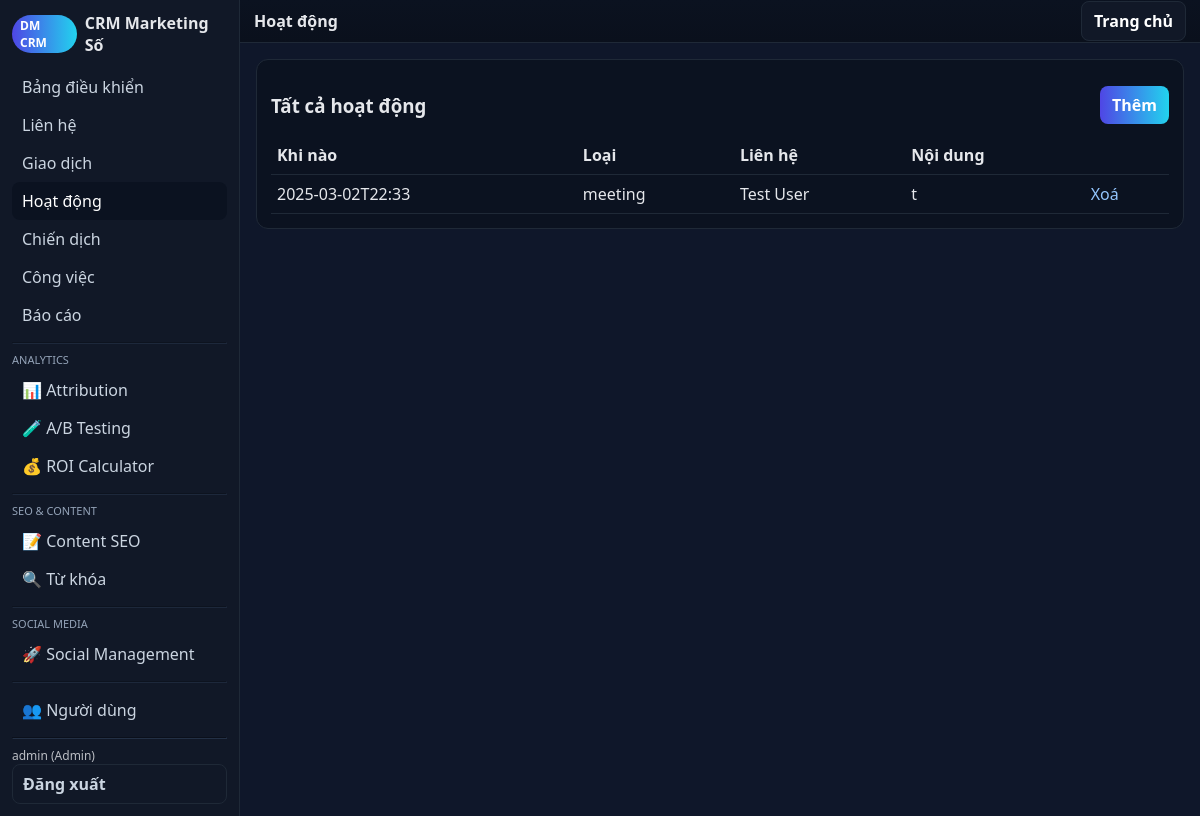
The page /src/index.php?action=activities (signed in) on the database its author committed.
### tables this page shows
CREATE TABLE activities (
  id INTEGER PRIMARY KEY AUTOINCREMENT,
  contact_id INTEGER,
  type TEXT,
  content TEXT,
  at TEXT DEFAULT CURRENT_TIMESTAMP,
  FOREIGN KEY(contact_id) REFERENCES contacts(id)
);

CREATE TABLE contacts (
  id INTEGER PRIMARY KEY AUTOINCREMENT,
  name TEXT NOT NULL,
  email TEXT,
  phone TEXT,
  company TEXT,
  source TEXT,
  tags TEXT,
  utm_source TEXT,    -- A
  utm_medium TEXT,    -- A
  utm_campaign TEXT,  -- A
  created_at TEXT DEFAULT CURRENT_TIMESTAMP
);

### src/lib/db.php (called while the page is built, shortened)
<?php
function q($db,$sql,$params=[]){ $st=$db->prepare($sql); $st->execute($params); return $st; }
function h($s){ return htmlspecialchars($s ?? '', ENT_QUOTES, 'UTF-8'); }
?>

### src/views/activities.php (the view, shortened to what this page needs)
<?php
function view_activities($op){
global $db; layout_header('Hoạt động');
echo '<div class="card"><div style="display:flex;justify-content:space-between;align-items:center"><h3>Tất cả hoạt động</h3><a class="btn" href="?action=activities&op=new">Thêm</a></div>';
$rows = q($db, "SELECT a.*, c.name as contact_name FROM activities a LEFT JOIN contacts c ON c.id=a.contact_id ORDER BY a.at DESC LIMIT 200")->fetchAll(PDO::FETCH_ASSOC);
echo '<table><tr><th>Khi nào</th><th>Loại</th><th>Liên hệ</th><th>Nội dung</th><th></th></tr>';
foreach($rows as $r){ echo '<tr><td>'.h($r['at']).'</td><td>'.h($r['type']).'</td><td>'.h($r['contact_name']).'</td><td>'.h($r['content']).'</td><td><a href="?action=activities&op=delete&id='.(int)$r['id'].'" onclick="return confirm(\'Xoá?\')">Xoá</a></td></tr>'; }
echo '</table></div>';
}
?>

### src/views/layout.php (style rules this page uses)
:root { --bg:#0f172a;--panel:#111827;--muted:#1f2937;--text:#e5e7eb;--accent:#4f46e5;--accent2:#22d3ee }
* { box-sizing:border-box }
body { margin:0;font-family:ui-sans-serif,system-ui,-apple-system,Segoe UI,Roboto,Helvetica,Arial;background:var(--bg);color:var(--text) }
a { color:#93c5fd;text-decoration:none }
.card { background:#0b1220;border:1px solid var(--muted);border-radius:12px;padding:14px;margin-bottom:12px }
.btn { background:linear-gradient(90deg,var(--accent),var(--accent2));color:#fff;border:none;padding:8px 12px;border-radius:8px;cursor:pointer;font-weight:600 }
table { width:100%;border-collapse:collapse }
th,td { border-bottom:1px solid var(--muted);padding:8px 6px;text-align:left }

### rows shown on the page
activities: at "2025-03-02T22:33", type "meeting", contact.name "Test User", content "t"

### other values the page prints
$v "Bảng điều khiển"
$v "Liên hệ"
$v "Giao dịch"
$v "Hoạt động"
$v "Chiến dịch"
$v "Công việc"
$v "Báo cáo"
$v "📊 Attribution"
$v "🧪 A/B Testing"
$v "💰 ROI Calculator"
$v "📝 Content SEO"
$v "🔍 Từ khóa"
$v "🚀 Social Management"
$v "👥 Người dùng"
$_SESSION['uname'] "admin"
